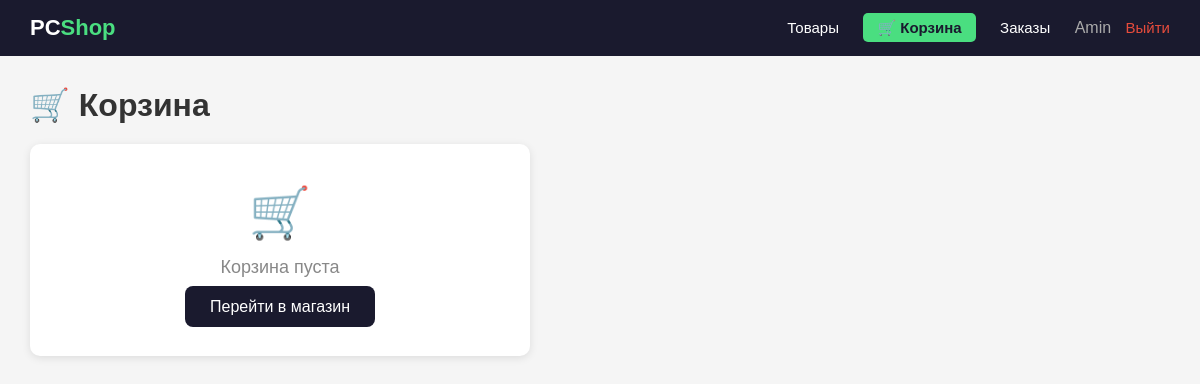
The app's page /cart/ (signed in), older data.
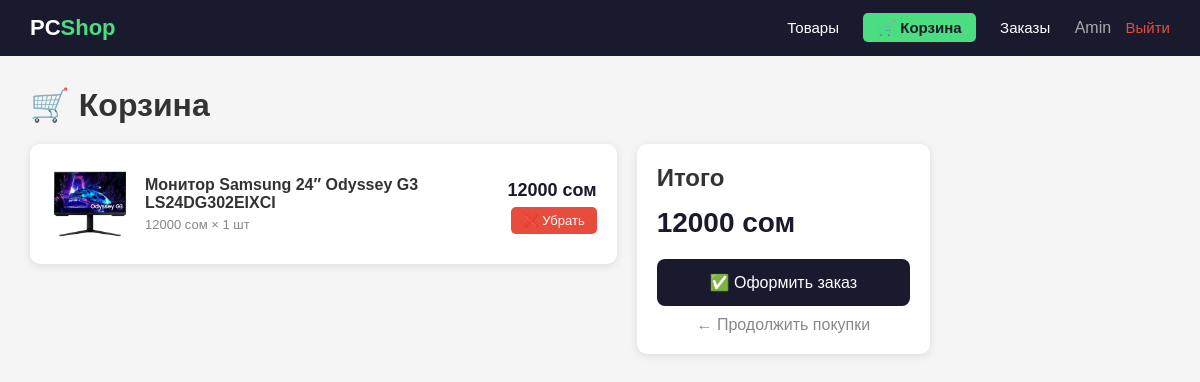
The same page, newer data.
### cart/models.py (models this page shows, shortened)
class CartItem(models.Model):
    user = models.ForeignKey(User, on_delete=models.CASCADE)
    product = models.ForeignKey(Product,on_delete=models.CASCADE)
    quantity = models.IntegerField(default=1) # количество товара
    def total_price(self):
        return self.product.price * self.quantity

### products/models.py (models this page shows, shortened)
class Product(models.Model):
    category = models.ForeignKey(Category, on_delete=models.CASCADE)
    name = models.CharField(max_length=100)
    description = models.TextField()
    price = models.IntegerField()
    stock = models.IntegerField(default=0)  # количество на складе
    image = models.ImageField(upload_to='products/', blank=True, null=True)
    created_ad = models.DateTimeField(auto_now_add=True)

### cart/views.py (the view)
# urls.py: path('', views.cart_detail, name='cart_detail'),
@login_required
def cart_detail(request):
    items = CartItem.objects.filter(user=request.user)
    total = sum(item.total_price() for item in items)
    return render(request, 'cart/cart_detail.html', {
        'items': items,
        'total': total,
    })

### cart/templates/cart/cart_detail.html (shortened to what this page needs)
{% extends 'products/base.html' %}
{% block content %}
<h1 style="margin-bottom:20px;">🛒 Корзина</h1>
{% if items %}
    <div style="display:grid; grid-template-columns:2fr 1fr; gap:20px; max-width:900px;">
        <div>
            {% for item in items %}
            <div style="background:white; border-radius:10px; padding:20px; margin-bottom:15px; box-shadow:0 2px 8px rgba(0,0,0,0.1); display:flex; gap:15px; align-items:center;">
                {% if item.product.image %}
                    <img src="{{ item.product.image.url }}" style="width:80px; height:80px; object-fit:cover; border-radius:8px;">
                {% else %}
                    <div style="width:80px; height:80px; background:#e0e0e0; border-radius:8px; display:flex; align-items:center; justify-content:center;">💻</div>
                {% endif %}
                <div style="flex:1;">
                    <p style="font-weight:bold; margin-bottom:5px;">{{ item.product.name }}</p>
                    <p style="color:#888; font-size:13px;">{{ item.product.price }} сом × {{ item.quantity }} шт</p>
                </div>
                <div style="text-align:right;">
                    <p style="font-size:18px; font-weight:bold; color:#1a1a2e; margin-bottom:10px;">{{ item.total_price }} сом</p>
                    <a href="/cart/remove/{{ item.pk }}/" style="
                        padding:6px 12px;
                        background:#e74c3c;
                        color:white;
                        border-radius:5px;
                        text-decoration:none;
                        font-size:13px;
                    ">❌ Убрать</a>
                </div>
            </div>
            {% endfor %}
        </div>
        <div>
            <div style="background:white; border-radius:10px; padding:20px; box-shadow:0 2px 8px rgba(0,0,0,0.1); position:sticky; top:20px;">
                <h2 style="margin-bottom:15px;">Итого</h2>
                <p style="font-size:28px; font-weight:bold; color:#1a1a2e; margin-bottom:20px;">{{ total }} сом</p>
                <a href="/orders/create/" style="
                    display:block;
                    text-align:center;
                    padding:14px;
                    background:#1a1a2e;
                    color:white;
                    border-radius:8px;
                    text-decoration:none;
                    font-size:16px;
                ">✅ Оформить заказ</a>
                <a href="/products/" style="
                    display:block;
                    text-align:center;
                    margin-top:10px;
                    color:#888;
                    text-decoration:none;
                ">← Продолжить покупки</a>
            </div>
        </div>
    </div>
{% else %}
    <div style="background:white; border-radius:10px; padding:40px; text-align:center; box-shadow:0 2px 8px rgba(0,0,0,0.1); max-width:500px;">
        <p style="font-size:50px; margin-bottom:15px;">🛒</p>
        <p style="font-size:18px; color:#888; margin-bottom:20px;">Корзина пуста</p>
        <a href="/products/" style="
            padding:12px 25px;
            background:#1a1a2e;
            color:white;
            border-radius:8px;
            text-decoration:none;
        ">Перейти в магазин</a>
    </div>
{% endif %}
{% endblock %}

Row changes from the older to the newer data that the page shows:
added CartItem: product.image (picture), product.name "Монитор Samsung 24″ Odyssey G3 LS24DG302EIXCI", product.price "12000", quantity "1", total_price "12000"
Text that changed along with them:
{{ total }}: (not shown) → "12000"
text no longer shown: "🛒 Корзина пуста Перейти в магазин"
text now shown: "Итого сом ✅ Оформить заказ ← Продолжить покупки"
